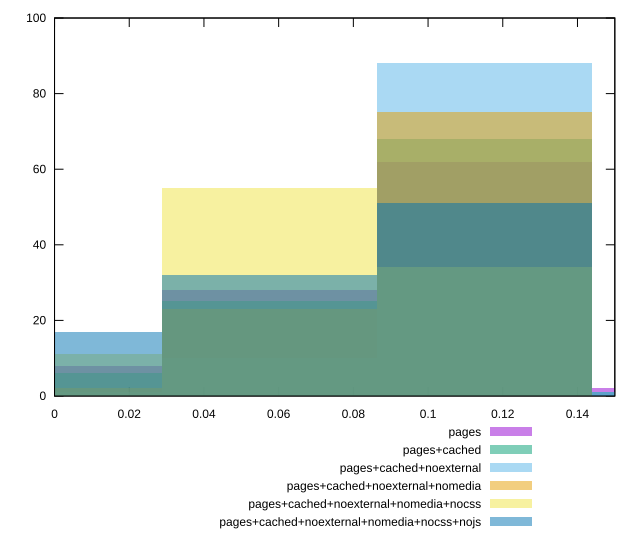

This figure's gnuplot source:
reset

$pages <<EOF
0 8
0.057545330945818984 28
0.11509066189163797 62
0.17263599283745695 2
EOF

$pagesCached <<EOF
0.057545330945818984 25
0.11509066189163797 68
0.17263599283745695 1
0 6
EOF

$pagesCachedNoexternal <<EOF
0.11509066189163797 88
0.057545330945818984 10
0 1
0.17263599283745695 1
EOF

$pagesCachedNoexternalNomedia <<EOF
0.11509066189163797 75
0.057545330945818984 23
0 2
EOF

$pagesCachedNoexternalNomediaNocss <<EOF
0.057545330945818984 55
0.11509066189163797 34
0 11
EOF

$pagesCachedNoexternalNomediaNocssNojs <<EOF
0.057545330945818984 32
0.11509066189163797 51
0 17
EOF

set key outside below
set boxwidth 0.057545330945818984
set xrange [0:0.15]
set yrange [0:100]
set trange [0:100]
set style fill transparent solid 0.5 noborder
set terminal svg size 640, 540 enhanced background rgb 'white'
set output "reprap/max-potential-fid/comparison/histogram/all_score.svg"

plot $pages title "pages" with boxes, \
     $pagesCached title "pages+cached" with boxes, \
     $pagesCachedNoexternal title "pages+cached+noexternal" with boxes, \
     $pagesCachedNoexternalNomedia title "pages+cached+noexternal+nomedia" with boxes, \
     $pagesCachedNoexternalNomediaNocss title "pages+cached+noexternal+nomedia+nocss" with boxes, \
     $pagesCachedNoexternalNomediaNocssNojs title "pages+cached+noexternal+nomedia+nocss+nojs" with boxes

reset
